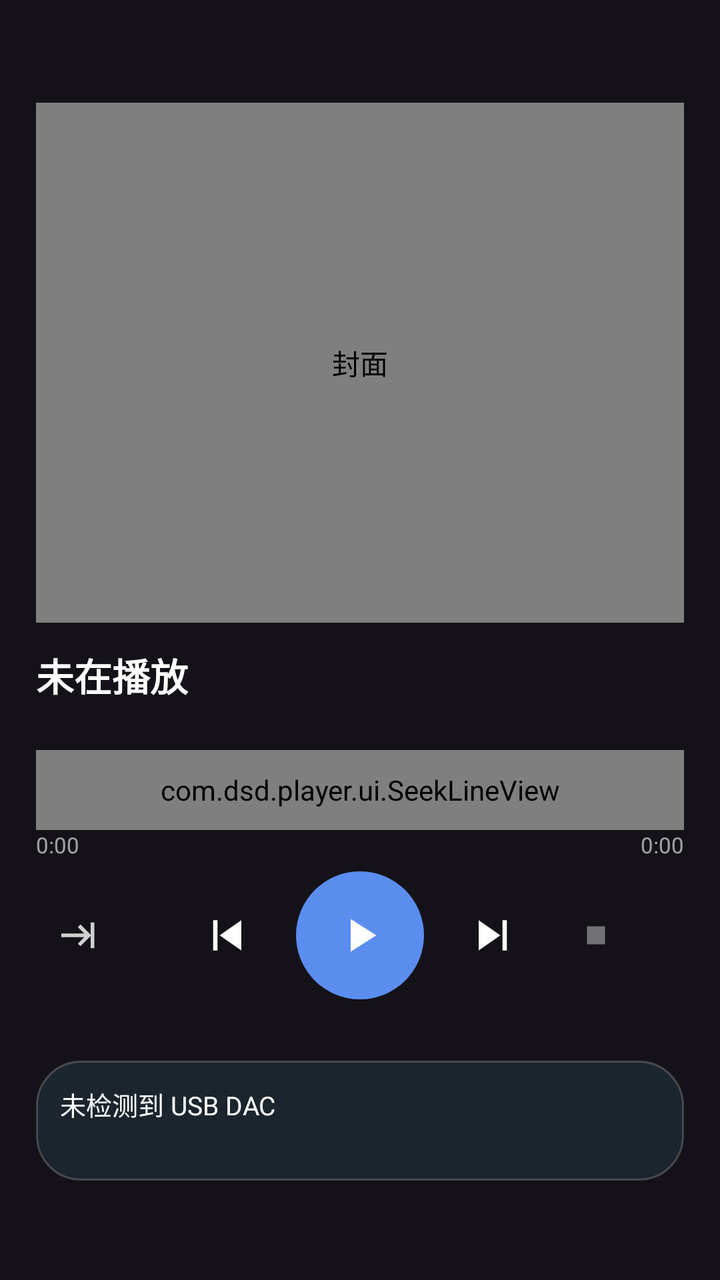
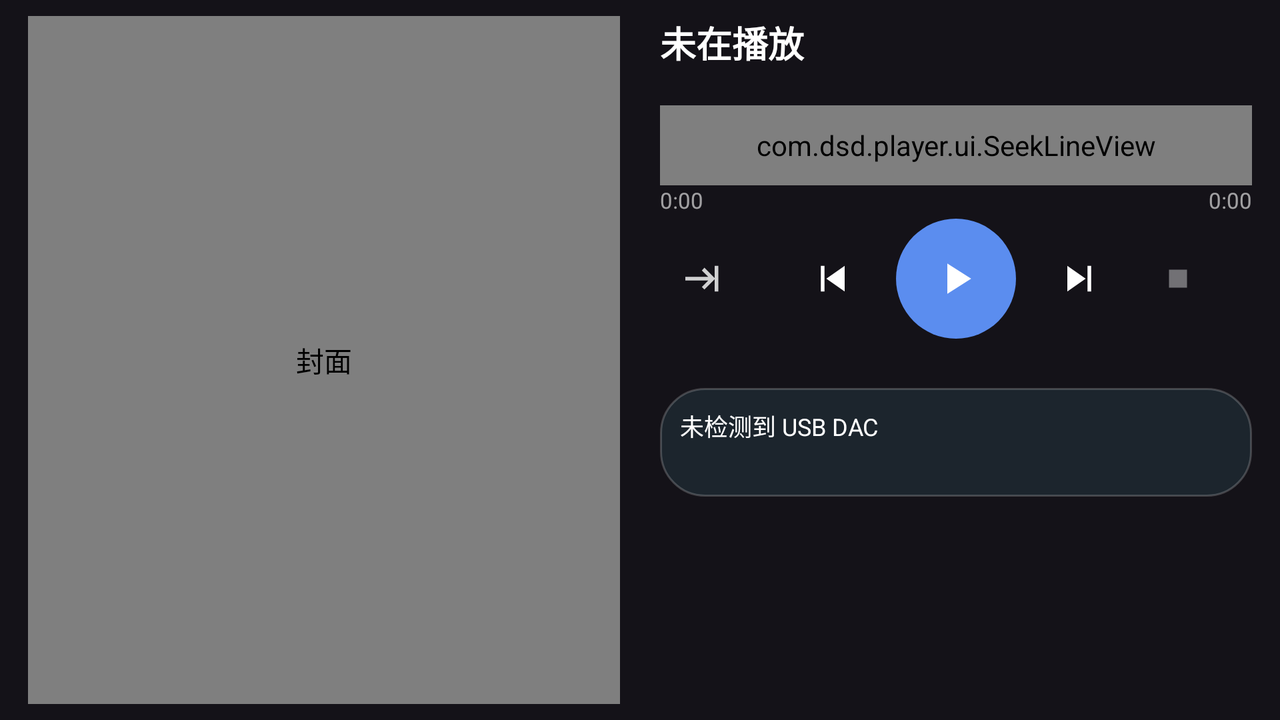

The same Android screen from two of the app's own layout files: first res/layout/ as a phone draws it, then the repository's variant for another configuration, drawn on a device whose configuration selects that folder. Both files follow.
<!-- AndroidManifest.xml: application theme Theme.DsdPlayer -->
<!-- res/layout/page_player.xml -->
<?xml version="1.0" encoding="utf-8"?>
<androidx.core.widget.NestedScrollView xmlns:android="http://schemas.android.com/apk/res/android"
    xmlns:app="http://schemas.android.com/apk/res-auto"
    android:layout_width="match_parent"
    android:layout_height="match_parent"
    android:fillViewport="true"
    android:scrollbars="none">

    <LinearLayout
        android:layout_width="match_parent"
        android:layout_height="wrap_content"
        android:gravity="center_horizontal|center_vertical"
        android:orientation="vertical"
        android:paddingHorizontal="18dp"
        android:paddingVertical="8dp">

        <com.dsd.player.ui.CoverImageView
            android:id="@+id/cover"
            app:radiusDp="16"
            android:layout_width="match_parent"
            android:layout_height="260dp"
            android:layout_marginTop="2dp"
            android:background="@drawable/bg_cover_placeholder"
            android:contentDescription="@string/artwork" />

        <TextView
            android:id="@+id/title"
            android:layout_width="match_parent"
            android:layout_height="wrap_content"
            android:layout_marginTop="12dp"
            android:ellipsize="end"
            android:maxLines="2"
            android:text="@string/nothing_playing"
            android:textColor="#FFFFFFFF"
            android:textSize="19sp"
            android:textStyle="bold" />

        <TextView
            android:id="@+id/subtitle"
            android:layout_width="match_parent"
            android:layout_height="wrap_content"
            android:layout_marginTop="4dp"
            android:ellipsize="end"
            android:singleLine="true"
            android:textColor="#99FFFFFF"
            android:textSize="13sp" />

        <com.dsd.player.ui.SeekLineView
            android:id="@+id/seek"
            android:layout_width="match_parent"
            android:layout_height="40dp"
            android:layout_marginTop="2dp" />

        <LinearLayout
            android:id="@+id/timeRow"
            android:layout_width="match_parent"
            android:layout_height="wrap_content"
            android:orientation="horizontal">

            <TextView
                android:id="@+id/pos"
                android:layout_width="0dp"
                android:layout_height="wrap_content"
                android:layout_weight="1"
                android:text="0:00"
                android:textColor="#99FFFFFF"
                android:textSize="11sp" />

            <TextView
                android:id="@+id/dur"
                android:layout_width="wrap_content"
                android:layout_height="wrap_content"
                android:text="0:00"
                android:textColor="#99FFFFFF"
                android:textSize="11sp" />
        </LinearLayout>

        <androidx.constraintlayout.widget.ConstraintLayout
            android:layout_width="match_parent"
            android:layout_height="wrap_content"
            android:layout_marginTop="6dp">

            <ImageView
                android:id="@+id/btnRepeat"
                android:layout_width="40dp"
                android:layout_height="40dp"
                android:background="?attr/selectableItemBackgroundBorderless"
                android:contentDescription="@string/repeat_mode"
                android:padding="9dp"
                android:src="@drawable/ic_repeat_order"
                app:tint="#CCFFFFFF"
                app:layout_constraintTop_toTopOf="@id/btnPlay"
                app:layout_constraintBottom_toBottomOf="@id/btnPlay"
                app:layout_constraintStart_toStartOf="parent" />

            <ImageView
                android:id="@+id/btnPlay"
                android:layout_width="64dp"
                android:layout_height="64dp"
                android:background="@drawable/bg_play_circle"
                android:contentDescription="@string/play"
                android:padding="18dp"
                android:src="@drawable/ic_play"
                app:tint="#FFFFFF"
                app:layout_constraintTop_toTopOf="parent"
                app:layout_constraintBottom_toBottomOf="parent"
                app:layout_constraintStart_toStartOf="parent"
                app:layout_constraintEnd_toEndOf="parent" />

            <ImageView
                android:id="@+id/btnPrev"
                android:layout_width="52dp"
                android:layout_height="52dp"
                android:layout_marginEnd="10dp"
                android:background="?attr/selectableItemBackgroundBorderless"
                android:contentDescription="@string/prev"
                android:padding="13dp"
                android:src="@drawable/ic_prev"
                app:tint="#FFFFFF"
                app:layout_constraintTop_toTopOf="@id/btnPlay"
                app:layout_constraintBottom_toBottomOf="@id/btnPlay"
                app:layout_constraintEnd_toStartOf="@id/btnPlay" />

            <ImageView
                android:id="@+id/btnNext"
                android:layout_width="52dp"
                android:layout_height="52dp"
                android:layout_marginStart="10dp"
                android:background="?attr/selectableItemBackgroundBorderless"
                android:contentDescription="@string/next"
                android:padding="13dp"
                android:src="@drawable/ic_next"
                app:tint="#FFFFFF"
                app:layout_constraintTop_toTopOf="@id/btnPlay"
                app:layout_constraintBottom_toBottomOf="@id/btnPlay"
                app:layout_constraintStart_toEndOf="@id/btnPlay" />

            <ImageView
                android:id="@+id/btnStop"
                android:layout_width="40dp"
                android:layout_height="40dp"
                android:layout_marginStart="4dp"
                android:background="?attr/selectableItemBackgroundBorderless"
                android:contentDescription="@string/stop"
                android:padding="11dp"
                android:src="@drawable/ic_stop"
                app:tint="#66FFFFFF"
                app:layout_constraintTop_toTopOf="@id/btnPlay"
                app:layout_constraintBottom_toBottomOf="@id/btnPlay"
                app:layout_constraintStart_toEndOf="@id/btnNext" />
        </androidx.constraintlayout.widget.ConstraintLayout>

        <TextView
            android:id="@+id/queueInfo"
            android:layout_width="match_parent"
            android:layout_height="wrap_content"
            android:layout_marginTop="6dp"
            android:gravity="center"
            android:textColor="#80FFFFFF"
            android:textSize="11sp" />

        <LinearLayout
            android:id="@+id/dacCard"
            android:layout_width="match_parent"
            android:layout_height="wrap_content"
            android:layout_marginTop="10dp"
            android:background="@drawable/bg_mini_player"
            android:clickable="true"
            android:focusable="true"
            android:orientation="vertical"
            android:padding="12dp">

            <TextView
                android:id="@+id/dacTitle"
                android:layout_width="match_parent"
                android:layout_height="wrap_content"
                android:text="@string/no_device"
                android:textColor="#FFFFFFFF"
                android:textSize="13sp" />

            <TextView
                android:id="@+id/dacCaps"
                android:layout_width="match_parent"
                android:layout_height="wrap_content"
                android:layout_marginTop="2dp"
                android:textColor="#99FFFFFF"
                android:textSize="11sp" />
        </LinearLayout>
    </LinearLayout>
</androidx.core.widget.NestedScrollView>
<!-- resources referenced by this layout -->
<resources>
  <!-- drawable bg_cover_placeholder (drawable) -->
  <?xml version="1.0" encoding="utf-8"?>
  <shape xmlns:android="http://schemas.android.com/apk/res/android" android:shape="rectangle">
      <gradient android:angle="315" android:startColor="#3A4A5A" android:endColor="#1E2A33" />
      <corners android:radius="12dp" />
  </shape>
  <!-- drawable bg_mini_player (drawable) -->
  <?xml version="1.0" encoding="utf-8"?>
  <shape xmlns:android="http://schemas.android.com/apk/res/android" android:shape="rectangle">
      <solid android:color="#CC1F2A33" />
      <corners android:radius="22dp" />
      <stroke android:width="1dp" android:color="#33FFFFFF" />
  </shape>
  <!-- drawable bg_play_circle (drawable) -->
  <?xml version="1.0" encoding="utf-8"?>
  <shape xmlns:android="http://schemas.android.com/apk/res/android" android:shape="oval">
      <solid android:color="#5B8DEF" />
  </shape>
  <!-- drawable ic_next (drawable) -->
  <?xml version="1.0" encoding="utf-8"?>
  <vector xmlns:android="http://schemas.android.com/apk/res/android"
      android:width="24dp" android:height="24dp"
      android:viewportWidth="24" android:viewportHeight="24"
      android:tint="#FFFFFFFF">
      <path android:fillColor="#FFFFFFFF" android:pathData="M15,5h2v14h-2z M4,5l10,7 -10,7z" />
  </vector>
  <!-- drawable ic_play (drawable) -->
  <?xml version="1.0" encoding="utf-8"?>
  <vector xmlns:android="http://schemas.android.com/apk/res/android"
      android:width="24dp" android:height="24dp"
      android:viewportWidth="24" android:viewportHeight="24"
      android:tint="#FFFFFFFF">
      <path android:fillColor="#FFFFFFFF" android:pathData="M8,5l11,7 -11,7z" />
  </vector>
  <!-- drawable ic_prev (drawable) -->
  <?xml version="1.0" encoding="utf-8"?>
  <vector xmlns:android="http://schemas.android.com/apk/res/android"
      android:width="24dp" android:height="24dp"
      android:viewportWidth="24" android:viewportHeight="24"
      android:tint="#FFFFFFFF">
      <path android:fillColor="#FFFFFFFF" android:pathData="M7,5h2v14H7z M20,5l-10,7 10,7z" />
  </vector>
  <!-- drawable ic_repeat_order (drawable) -->
  <vector xmlns:android="http://schemas.android.com/apk/res/android"
      android:width="24dp"
      android:height="24dp"
      android:viewportWidth="24"
      android:viewportHeight="24">
      
      <path
          android:fillColor="#FFFFFF"
          android:pathData="M4,11v2h12.5l-3.5,3.5l1.41,1.41L20.33,12l-5.92,-6.0L13,7.5L16.5,11H4z" />
      <path
          android:fillColor="#FFFFFF"
          android:pathData="M20,5h2v14h-2z" />
  </vector>
  <!-- drawable ic_stop (drawable) -->
  <?xml version="1.0" encoding="utf-8"?>
  <vector xmlns:android="http://schemas.android.com/apk/res/android"
      android:width="24dp" android:height="24dp"
      android:viewportWidth="24" android:viewportHeight="24"
      android:tint="#FFFFFFFF">
      <path android:fillColor="#FFFFFFFF" android:pathData="M6,6h12v12H6z" />
  </vector>
  <string name="artwork">封面</string>
  <string name="next">下一首</string>
  <string name="no_device">未检测到 USB DAC</string>
  <string name="nothing_playing">未在播放</string>
  <string name="play">播放</string>
  <string name="prev">上一首</string>
  <string name="repeat_mode">播放模式</string>
  <string name="stop">停止</string>
  <style name="Theme.DsdPlayer" parent="Theme.Material3.Dark.NoActionBar">
          <item name="android:statusBarColor">#0B1218</item>
          <item name="android:navigationBarColor">#0B1218</item>
          <item name="android:windowLightStatusBar" tools:targetApi="m">false</item>
      </style>
</resources>
<!-- res/layout-land/page_player.xml (the repository's variant of the layout above) -->
<!-- drawn on the phone turned sideways -->
<?xml version="1.0" encoding="utf-8"?>
<LinearLayout xmlns:android="http://schemas.android.com/apk/res/android"
    xmlns:app="http://schemas.android.com/apk/res-auto"
    android:layout_width="match_parent"
    android:layout_height="match_parent"
    android:orientation="horizontal"
    android:paddingHorizontal="14dp"
    android:paddingVertical="8dp">

    
    <FrameLayout
        android:id="@+id/coverBox"
        android:layout_width="0dp"
        android:layout_height="match_parent"
        android:layout_weight="1"
        android:paddingEnd="10dp">

        <com.dsd.player.ui.CoverImageView
            android:id="@+id/cover"
            app:radiusDp="16"
            android:layout_width="match_parent"
            android:layout_height="match_parent"
            android:layout_gravity="center"
            android:background="@drawable/bg_cover_placeholder"
            android:contentDescription="@string/artwork"
            android:scaleType="centerCrop" />
    </FrameLayout>

    
    <ScrollView
        android:layout_width="0dp"
        android:layout_height="match_parent"
        android:layout_weight="1"
        android:fillViewport="true"
        android:scrollbars="none">

        <LinearLayout
            android:layout_width="match_parent"
            android:layout_height="wrap_content"
            android:orientation="vertical"
            android:paddingStart="10dp">

            <TextView
                android:id="@+id/title"
                android:layout_width="match_parent"
                android:layout_height="wrap_content"
                android:ellipsize="end"
                android:maxLines="2"
                android:text="@string/nothing_playing"
                android:textColor="#FFFFFFFF"
                android:textSize="18sp"
                android:textStyle="bold" />

            <TextView
                android:id="@+id/subtitle"
                android:layout_width="match_parent"
                android:layout_height="wrap_content"
                android:layout_marginTop="2dp"
                android:ellipsize="end"
                android:singleLine="true"
                android:textColor="#99FFFFFF"
                android:textSize="12sp" />

            <com.dsd.player.ui.SeekLineView
                android:id="@+id/seek"
                android:layout_width="match_parent"
                android:layout_height="40dp" />

            <LinearLayout
                android:id="@+id/timeRow"
                android:layout_width="match_parent"
                android:layout_height="wrap_content"
                android:orientation="horizontal">

                <TextView
                    android:id="@+id/pos"
                    android:layout_width="0dp"
                    android:layout_height="wrap_content"
                    android:layout_weight="1"
                    android:text="0:00"
                    android:textColor="#99FFFFFF"
                    android:textSize="11sp" />

                <TextView
                    android:id="@+id/dur"
                    android:layout_width="wrap_content"
                    android:layout_height="wrap_content"
                    android:text="0:00"
                    android:textColor="#99FFFFFF"
                    android:textSize="11sp" />
            </LinearLayout>

            <androidx.constraintlayout.widget.ConstraintLayout
                android:layout_width="match_parent"
                android:layout_height="wrap_content"
                android:layout_marginTop="2dp">

                    <ImageView
                    android:id="@+id/btnRepeat"
                    android:layout_width="40dp"
                    android:layout_height="40dp"
                    android:background="?attr/selectableItemBackgroundBorderless"
                    android:contentDescription="@string/repeat_mode"
                    android:padding="9dp"
                    android:src="@drawable/ic_repeat_order"
                    app:tint="#CCFFFFFF"
                    app:layout_constraintTop_toTopOf="@id/btnPlay"
                    app:layout_constraintBottom_toBottomOf="@id/btnPlay"
                    app:layout_constraintStart_toStartOf="parent" />

                <ImageView
                    android:id="@+id/btnPlay"
                    android:layout_width="60dp"
                    android:layout_height="60dp"
                    android:background="@drawable/bg_play_circle"
                    android:contentDescription="@string/play"
                    android:padding="17dp"
                    android:src="@drawable/ic_play"
                    app:tint="#FFFFFF"
                    app:layout_constraintTop_toTopOf="parent"
                    app:layout_constraintBottom_toBottomOf="parent"
                    app:layout_constraintStart_toStartOf="parent"
                    app:layout_constraintEnd_toEndOf="parent" />

                <ImageView
                    android:id="@+id/btnPrev"
                    android:layout_width="50dp"
                    android:layout_height="50dp"
                    android:layout_marginEnd="8dp"
                    android:background="?attr/selectableItemBackgroundBorderless"
                    android:contentDescription="@string/prev"
                    android:padding="14dp"
                    android:src="@drawable/ic_prev"
                    app:tint="#FFFFFF"
                    app:layout_constraintTop_toTopOf="@id/btnPlay"
                    app:layout_constraintBottom_toBottomOf="@id/btnPlay"
                    app:layout_constraintEnd_toStartOf="@id/btnPlay" />

                <ImageView
                    android:id="@+id/btnNext"
                    android:layout_width="50dp"
                    android:layout_height="50dp"
                    android:layout_marginStart="8dp"
                    android:background="?attr/selectableItemBackgroundBorderless"
                    android:contentDescription="@string/next"
                    android:padding="14dp"
                    android:src="@drawable/ic_next"
                    app:tint="#FFFFFF"
                    app:layout_constraintTop_toTopOf="@id/btnPlay"
                    app:layout_constraintBottom_toBottomOf="@id/btnPlay"
                    app:layout_constraintStart_toEndOf="@id/btnPlay" />

                <ImageView
                    android:id="@+id/btnStop"
                    android:layout_marginStart="4dp"
                    android:layout_width="38dp"
                    android:layout_height="38dp"
                    android:background="?attr/selectableItemBackgroundBorderless"
                    android:contentDescription="@string/stop"
                    android:padding="10dp"
                    android:src="@drawable/ic_stop"
                    app:tint="#66FFFFFF"
                    app:layout_constraintTop_toTopOf="@id/btnPlay"
                    app:layout_constraintBottom_toBottomOf="@id/btnPlay"
                    app:layout_constraintStart_toEndOf="@id/btnNext" />
            </androidx.constraintlayout.widget.ConstraintLayout>

            <TextView
                android:id="@+id/queueInfo"
                android:layout_width="match_parent"
                android:layout_height="wrap_content"
                android:gravity="center"
                android:paddingVertical="2dp"
                android:textColor="#80FFFFFF"
                android:textSize="11sp" />

            <LinearLayout
                android:id="@+id/dacCard"
                android:layout_width="match_parent"
                android:layout_height="wrap_content"
                android:layout_marginTop="6dp"
                android:background="@drawable/bg_mini_player"
                android:clickable="true"
                android:focusable="true"
                android:orientation="vertical"
                android:padding="10dp">

                <TextView
                    android:id="@+id/dacTitle"
                    android:layout_width="match_parent"
                    android:layout_height="wrap_content"
                    android:text="@string/no_device"
                    android:textColor="#FFFFFFFF"
                    android:textSize="12sp" />

                <TextView
                    android:id="@+id/dacCaps"
                    android:layout_width="match_parent"
                    android:layout_height="wrap_content"
                    android:layout_marginTop="2dp"
                    android:textColor="#99FFFFFF"
                    android:textSize="11sp" />
            </LinearLayout>
        </LinearLayout>
    </ScrollView>
</LinearLayout>
